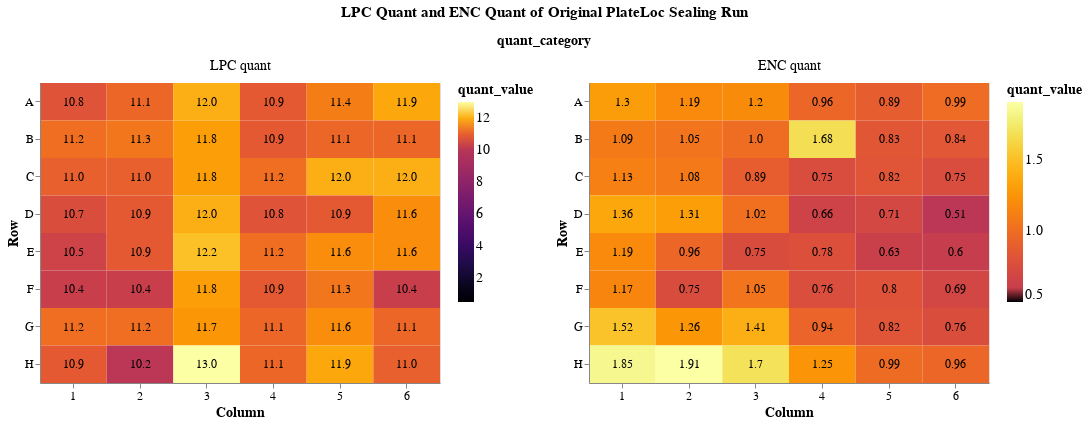

This figure's notebook cell:
### Code cell
heatmap = alt.Chart(plateloc_pq).mark_rect().encode(
    x=alt.X('en_column:O', 
            title='Column', 
            axis=alt.Axis(labelAngle=0)
           ),
    y=alt.Y('en_row:O', 
            title='Row'
           ),
    color=alt.Color('quant_value:Q', scale=alt.Scale(scheme='inferno', domainMid=0.5))
    
).properties(
    width=400,
    height=300
)

text = alt.Chart(plateloc_pq).mark_text( baseline='middle', color='black', size=12, lineBreak='\n').encode(
    x=alt.X('en_column:O', 
            title='Column', 
            axis=alt.Axis(labelAngle=0)
           ),
    y=alt.Y('en_row:O', 
            title='Row'
           ),
    text=alt.Text('label:N')
)

alt.layer(heatmap, text, data= plateloc_pq, width=600, height = 500).facet(
    alt.Facet('quant_category:N', sort = ['LPC quant ', 'ENC quant']), 
    columns = 2,
    title=alt.TitleParams(f'LPC Quant and ENC Quant of Original PlateLoc Sealing Run',
                          anchor='middle',
                          fontSize=15,
                          dy=-10)
).resolve_scale(
     color = 'independent'
).resolve_axis(
    x='independent', y='independent'
).configure_axis(
    titleFontSize=14,
    labelFontSize=12
).configure_legend(
    titleFontSize=14,
    labelFontSize=14
).configure_facet(
    spacing=20
).configure_header(
    titleFontSize=14,
   labelFontSize=14
)

### Figure 1 — Vega-Lite specification as saved in the notebook (floating-point values rounded to 4 significant figures)
{"config": {"view": {"continuousWidth": 400, "continuousHeight": 300}, "axis": {"labelFontSize": 12, "titleFontSize": 14}, "facet": {"spacing": 20}, "header": {"labelFontSize": 14, "titleFontSize": 14}, "legend": {"labelFontSize": 14, "titleFontSize": 14}}, "data": {"name": "data-7781094c8650be0d02686ff9572d7d5f"}, "facet": {"type": "nominal", "field": "quant_category", "sort": ["LPC quant ", "ENC quant"]}, "spec": {"layer": [{"mark": "rect", "encoding": {"color": {"type": "quantitative", "field": "quant_value", "scale": {"domainMid": 0.5, "scheme": "inferno"}}, "x": {"type": "ordinal", "axis": {"labelAngle": 0}, "field": "en_column", "title": "Column"}, "y": {"type": "ordinal", "field": "en_row", "title": "Row"}}, "height": 300, "width": 400}, {"mark": {"type": "text", "baseline": "middle", "color": "black", "lineBreak": "\n", "size": 12}, "encoding": {"text": {"type": "nominal", "field": "label"}, "x": {"type": "ordinal", "axis": {"labelAngle": 0}, "field": "en_column", "title": "Column"}, "y": {"type": "ordinal", "field": "en_row", "title": "Row"}}}], "height": 500, "width": 600}, "columns": 2, "resolve": {"axis": {"x": "independent", "y": "independent"}, "scale": {"color": "independent"}}, "title": {"text": "LPC Quant and ENC Quant of Original PlateLoc Sealing Run", "anchor": "middle", "dy": -10, "fontSize": 15}, "$schema": "https://vega.github.io/schema/vega-lite/v4.8.1.json", "datasets": {"data-7781094c8650be0d02686ff9572d7d5f": [{"sealing_method": "PlateLoc", "sta_id": "STA00017", "quant_category": "LPC quant ", "test": "original run", "data_category": "final", "well": "A1", "quant_value": 10.8, "en_row": "A", "en_column": 1, "label": "10.8"}, {"sealing_method": "PlateLoc", "sta_id": "STA00017", "quant_category": "LPC quant ", "test": "original run", "data_category": "final", "well": "B1", "quant_value": 11.2, "en_row": "B", "en_column": 1, "label": "11.2"}, {"sealing_method": "PlateLoc", "sta_id": "STA00017", "quant_category": "LPC quant ", "test": "original run", "data_category": "final", "well": "C1", "quant_value": 11.0, "en_row": "C", "en_column": 1, "label": "11.0"}, {"sealing_method": "PlateLoc", "sta_id": "STA00017", "quant_category": "LPC quant ", "test": "original run", "data_category": "final", "well": "D1", "quant_value": 10.7, "en_row": "D", "en_column": 1, "label": "10.7"}, {"sealing_method": "PlateLoc", "sta_id": "STA00017", "quant_category": "LPC quant ", "test": "original run", "data_category": "final", "well": "E1", "quant_value": 10.5, "en_row": "E", "en_column": 1, "label": "10.5"}, {"sealing_method": "PlateLoc", "sta_id": "STA00017", "quant_category": "LPC quant ", "test": "original run", "data_category": "final", "well": "F1", "quant_value": 10.4, "en_row": "F", "en_column": 1, "label": "10.4"}, {"sealing_method": "PlateLoc", "sta_id": "STA00017", "quant_category": "LPC quant ", "test": "original run", "data_category": "final", "well": "G1", "quant_value": 11.2, "en_row": "G", "en_column": 1, "label": "11.2"}, {"sealing_method": "PlateLoc", "sta_id": "STA00017", "quant_category": "LPC quant ", "test": "original run", "data_category": "final", "well": "H1", "quant_value": 10.9, "en_row": "H", "en_column": 1, "label": "10.9"}, {"sealing_method": "PlateLoc", "sta_id": "STA00017", "quant_category": "LPC quant ", "test": "original run", "data_category": "final", "well": "A2", "quant_value": 11.1, "en_row": "A", "en_column": 2, "label": "11.1"}, {"sealing_method": "PlateLoc", "sta_id": "STA00017", "quant_category": "LPC quant ", "test": "original run", "data_category": "final", "well": "B2", "quant_value": 11.3, "en_row": "B", "en_column": 2, "label": "11.3"}, {"sealing_method": "PlateLoc", "sta_id": "STA00017", "quant_category": "LPC quant ", "test": "original run", "data_category": "final", "well": "C2", "quant_value": 11.0, "en_row": "C", "en_column": 2, "label": "11.0"}, {"sealing_method": "PlateLoc", "sta_id": "STA00017", "quant_category": "LPC quant ", "test": "original run", "data_category": "final", "well": "D2", "quant_value": 10.9, "en_row": "D", "en_column": 2, "label": "10.9"}, {"sealing_method": "PlateLoc", "sta_id": "STA00017", "quant_category": "LPC quant ", "test": "original run", "data_category": "final", "well": "E2", "quant_value": 10.9, "en_row": "E", "en_column": 2, "label": "10.9"}, {"sealing_method": "PlateLoc", "sta_id": "STA00017", "quant_category": "LPC quant ", "test": "original run", "data_category": "final", "well": "F2", "quant_value": 10.4, "en_row": "F", "en_column": 2, "label": "10.4"}, {"sealing_method": "PlateLoc", "sta_id": "STA00017", "quant_category": "LPC quant ", "test": "original run", "data_category": "final", "well": "G2", "quant_value": 11.2, "en_row": "G", "en_column": 2, "label": "11.2"}, {"sealing_method": "PlateLoc", "sta_id": "STA00017", "quant_category": "LPC quant ", "test": "original run", "data_category": "final", "well": "H2", "quant_value": 10.2, "en_row": "H", "en_column": 2, "label": "10.2"}, {"sealing_method": "PlateLoc", "sta_id": "STA00017", "quant_category": "LPC quant ", "test": "original run", "data_category": "final", "well": "A3", "quant_value": 12.0, "en_row": "A", "en_column": 3, "label": "12.0"}, {"sealing_method": "PlateLoc", "sta_id": "STA00017", "quant_category": "LPC quant ", "test": "original run", "data_category": "final", "well": "B3", "quant_value": 11.8, "en_row": "B", "en_column": 3, "label": "11.8"}, {"sealing_method": "PlateLoc", "sta_id": "STA00017", "quant_category": "LPC quant ", "test": "original run", "data_category": "final", "well": "C3", "quant_value": 11.8, "en_row": "C", "en_column": 3, "label": "11.8"}, {"sealing_method": "PlateLoc", "sta_id": "STA00017", "quant_category": "LPC quant ", "test": "original run", "data_category": "final", "well": "D3", "quant_value": 12.0, "en_row": "D", "en_column": 3, "label": "12.0"}, {"sealing_method": "PlateLoc", "sta_id": "STA00017", "quant_category": "LPC quant ", "test": "original run", "data_category": "final", "well": "E3", "quant_value": 12.2, "en_row": "E", "en_column": 3, "label": "12.2"}, {"sealing_method": "PlateLoc", "sta_id": "STA00017", "quant_category": "LPC quant ", "test": "original run", "data_category": "final", "well": "F3", "quant_value": 11.8, "en_row": "F", "en_column": 3, "label": "11.8"}, {"sealing_method": "PlateLoc", "sta_id": "STA00017", "quant_category": "LPC quant ", "test": "original run", "data_category": "final", "well": "G3", "quant_value": 11.7, "en_row": "G", "en_column": 3, "label": "11.7"}, {"sealing_method": "PlateLoc", "sta_id": "STA00017", "quant_category": "LPC quant ", "test": "original run", "data_category": "final", "well": "H3", "quant_value": 13.0, "en_row": "H", "en_column": 3, "label": "13.0"}, {"sealing_method": "PlateLoc", "sta_id": "STA00017", "quant_category": "LPC quant ", "test": "original run", "data_category": "final", "well": "A4", "quant_value": 10.9, "en_row": "A", "en_column": 4, "label": "10.9"}, {"sealing_method": "PlateLoc", "sta_id": "STA00017", "quant_category": "LPC quant ", "test": "original run", "data_category": "final", "well": "B4", "quant_value": 10.9, "en_row": "B", "en_column": 4, "label": "10.9"}, {"sealing_method": "PlateLoc", "sta_id": "STA00017", "quant_category": "LPC quant ", "test": "original run", "data_category": "final", "well": "C4", "quant_value": 11.2, "en_row": "C", "en_column": 4, "label": "11.2"}, {"sealing_method": "PlateLoc", "sta_id": "STA00017", "quant_category": "LPC quant ", "test": "original run", "data_category": "final", "well": "D4", "quant_value": 10.8, "en_row": "D", "en_column": 4, "label": "10.8"}, {"sealing_method": "PlateLoc", "sta_id": "STA00017", "quant_category": "LPC quant ", "test": "original run", "data_category": "final", "well": "E4", "quant_value": 11.2, "en_row": "E", "en_column": 4, "label": "11.2"}, {"sealing_method": "PlateLoc", "sta_id": "STA00017", "quant_category": "LPC quant ", "test": "original run", "data_category": "final", "well": "F4", "quant_value": 10.9, "en_row": "F", "en_column": 4, "label": "10.9"}, {"sealing_method": "PlateLoc", "sta_id": "STA00017", "quant_category": "LPC quant ", "test": "original run", "data_category": "final", "well": "G4", "quant_value": 11.1, "en_row": "G", "en_column": 4, "label": "11.1"}, {"sealing_method": "PlateLoc", "sta_id": "STA00017", "quant_category": "LPC quant ", "test": "original run", "data_category": "final", "well": "H4", "quant_value": 11.1, "en_row": "H", "en_column": 4, "label": "11.1"}, {"sealing_method": "PlateLoc", "sta_id": "STA00017", "quant_category": "LPC quant ", "test": "original run", "data_category": "final", "well": "A5", "quant_value": 11.4, "en_row": "A", "en_column": 5, "label": "11.4"}, {"sealing_method": "PlateLoc", "sta_id": "STA00017", "quant_category": "LPC quant ", "test": "original run", "data_category": "final", "well": "B5", "quant_value": 11.1, "en_row": "B", "en_column": 5, "label": "11.1"}, {"sealing_method": "PlateLoc", "sta_id": "STA00017", "quant_category": "LPC quant ", "test": "original run", "data_category": "final", "well": "C5", "quant_value": 12.0, "en_row": "C", "en_column": 5, "label": "12.0"}, {"sealing_method": "PlateLoc", "sta_id": "STA00017", "quant_category": "LPC quant ", "test": "original run", "data_category": "final", "well": "D5", "quant_value": 10.9, "en_row": "D", "en_column": 5, "label": "10.9"}, {"sealing_method": "PlateLoc", "sta_id": "STA00017", "quant_category": "LPC quant ", "test": "original run", "data_category": "final", "well": "E5", "quant_value": 11.6, "en_row": "E", "en_column": 5, "label": "11.6"}, {"sealing_method": "PlateLoc", "sta_id": "STA00017", "quant_category": "LPC quant ", "test": "original run", "data_category": "final", "well": "F5", "quant_value": 11.3, "en_row": "F", "en_column": 5, "label": "11.3"}, {"sealing_method": "PlateLoc", "sta_id": "STA00017", "quant_category": "LPC quant ", "test": "original run", "data_category": "final", "well": "G5", "quant_value": 11.6, "en_row": "G", "en_column": 5, "label": "11.6"}, {"sealing_method": "PlateLoc", "sta_id": "STA00017", "quant_category": "LPC quant ", "test": "original run", "data_category": "final", "well": "H5", "quant_value": 11.9, "en_row": "H", "en_column": 5, "label": "11.9"}, {"sealing_method": "PlateLoc", "sta_id": "STA00017", "quant_category": "LPC quant ", "test": "original run", "data_category": "final", "well": "A6", "quant_value": 11.9, "en_row": "A", "en_column": 6, "label": "11.9"}, {"sealing_method": "PlateLoc", "sta_id": "STA00017", "quant_category": "LPC quant ", "test": "original run", "data_category": "final", "well": "B6", "quant_value": 11.1, "en_row": "B", "en_column": 6, "label": "11.1"}, {"sealing_method": "PlateLoc", "sta_id": "STA00017", "quant_category": "LPC quant ", "test": "original run", "data_category": "final", "well": "C6", "quant_value": 12.0, "en_row": "C", "en_column": 6, "label": "12.0"}, {"sealing_method": "PlateLoc", "sta_id": "STA00017", "quant_category": "LPC quant ", "test": "original run", "data_category": "final", "well": "D6", "quant_value": 11.6, "en_row": "D", "en_column": 6, "label": "11.6"}, {"sealing_method": "PlateLoc", "sta_id": "STA00017", "quant_category": "LPC quant ", "test": "original run", "data_category": "final", "well": "E6", "quant_value": 11.6, "en_row": "E", "en_column": 6, "label": "11.6"}, {"sealing_method": "PlateLoc", "sta_id": "STA00017", "quant_category": "LPC quant ", "test": "original run", "data_category": "final", "well": "F6", "quant_value": 10.4, "en_row": "F", "en_column": 6, "label": "10.4"}, {"sealing_method": "PlateLoc", "sta_id": "STA00017", "quant_category": "LPC quant ", "test": "original run", "data_category": "final", "well": "G6", "quant_value": 11.1, "en_row": "G", "en_column": 6, "label": "11.1"}, {"sealing_method": "PlateLoc", "sta_id": "STA00017", "quant_category": "LPC quant ", "test": "original run", "data_category": "final", "well": "H6", "quant_value": 11.0, "en_row": "H", "en_column": 6, "label": "11.0"}, {"sealing_method": "PlateLoc", "sta_id": "STA00017", "quant_category": "ENC quant", "test": "original run", "data_category": null, "well": "A1", "quant_value": 1.3, "en_row": "A", "en_column": 1, "label": "1.3"}, {"sealing_method": "PlateLoc", "sta_id": "STA00017", "quant_category": "ENC quant", "test": "original run", "data_category": null, "well": "B1", "quant_value": 1.09, "en_row": "B", "en_column": 1, "label": "1.09"}, {"sealing_method": "PlateLoc", "sta_id": "STA00017", "quant_category": "ENC quant", "test": "original run", "data_category": null, "well": "C1", "quant_value": 1.13, "en_row": "C", "en_column": 1, "label": "1.13"}, {"sealing_method": "PlateLoc", "sta_id": "STA00017", "quant_category": "ENC quant", "test": "original run", "data_category": null, "well": "D1", "quant_value": 1.36, "en_row": "D", "en_column": 1, "label": "1.36"}, {"sealing_method": "PlateLoc", "sta_id": "STA00017", "quant_category": "ENC quant", "test": "original run", "data_category": null, "well": "E1", "quant_value": 1.19, "en_row": "E", "en_column": 1, "label": "1.19"}, {"sealing_method": "PlateLoc", "sta_id": "STA00017", "quant_category": "ENC quant", "test": "original run", "data_category": null, "well": "F1", "quant_value": 1.17, "en_row": "F", "en_column": 1, "label": "1.17"}, {"sealing_method": "PlateLoc", "sta_id": "STA00017", "quant_category": "ENC quant", "test": "original run", "data_category": null, "well": "G1", "quant_value": 1.52, "en_row": "G", "en_column": 1, "label": "1.52"}, {"sealing_method": "PlateLoc", "sta_id": "STA00017", "quant_category": "ENC quant", "test": "original run", "data_category": null, "well": "H1", "quant_value": 1.85, "en_row": "H", "en_column": 1, "label": "1.85"}, {"sealing_method": "PlateLoc", "sta_id": "STA00017", "quant_category": "ENC quant", "test": "original run", "data_category": null, "well": "A2", "quant_value": 1.19, "en_row": "A", "en_column": 2, "label": "1.19"}, {"sealing_method": "PlateLoc", "sta_id": "STA00017", "quant_category": "ENC quant", "test": "original run", "data_category": null, "well": "B2", "quant_value": 1.05, "en_row": "B", "en_column": 2, "label": "1.05"}, {"sealing_method": "PlateLoc", "sta_id": "STA00017", "quant_category": "ENC quant", "test": "original run", "data_category": null, "well": "C2", "quant_value": 1.08, "en_row": "C", "en_column": 2, "label": "1.08"}, {"sealing_method": "PlateLoc", "sta_id": "STA00017", "quant_category": "ENC quant", "test": "original run", "data_category": null, "well": "D2", "quant_value": 1.31, "en_row": "D", "en_column": 2, "label": "1.31"}, {"sealing_method": "PlateLoc", "sta_id": "STA00017", "quant_category": "ENC quant", "test": "original run", "data_category": null, "well": "E2", "quant_value": 0.956, "en_row": "E", "en_column": 2, "label": "0.96"}, {"sealing_method": "PlateLoc", "sta_id": "STA00017", "quant_category": "ENC quant", "test": "original run", "data_category": null, "well": "F2", "quant_value": 0.748, "en_row": "F", "en_column": 2, "label": "0.75"}, {"sealing_method": "PlateLoc", "sta_id": "STA00017", "quant_category": "ENC quant", "test": "original run", "data_category": null, "well": "G2", "quant_value": 1.26, "en_row": "G", "en_column": 2, "label": "1.26"}, {"sealing_method": "PlateLoc", "sta_id": "STA00017", "quant_category": "ENC quant", "test": "original run", "data_category": null, "well": "H2", "quant_value": 1.91, "en_row": "H", "en_column": 2, "label": "1.91"}, {"sealing_method": "PlateLoc", "sta_id": "STA00017", "quant_category": "ENC quant", "test": "original run", "data_category": null, "well": "A3", "quant_value": 1.2, "en_row": "A", "en_column": 3, "label": "1.2"}, {"sealing_method": "PlateLoc", "sta_id": "STA00017", "quant_category": "ENC quant", "test": "original run", "data_category": null, "well": "B3", "quant_value": 1.0, "en_row": "B", "en_column": 3, "label": "1.0"}, {"sealing_method": "PlateLoc", "sta_id": "STA00017", "quant_category": "ENC quant", "test": "original run", "data_category": null, "well": "C3", "quant_value": 0.89, "en_row": "C", "en_column": 3, "label": "0.89"}, {"sealing_method": "PlateLoc", "sta_id": "STA00017", "quant_category": "ENC quant", "test": "original run", "data_category": null, "well": "D3", "quant_value": 1.02, "en_row": "D", "en_column": 3, "label": "1.02"}, {"sealing_method": "PlateLoc", "sta_id": "STA00017", "quant_category": "ENC quant", "test": "original run", "data_category": null, "well": "E3", "quant_value": 0.747, "en_row": "E", "en_column": 3, "label": "0.75"}, {"sealing_method": "PlateLoc", "sta_id": "STA00017", "quant_category": "ENC quant", "test": "original run", "data_category": null, "well": "F3", "quant_value": 1.05, "en_row": "F", "en_column": 3, "label": "1.05"}, {"sealing_method": "PlateLoc", "sta_id": "STA00017", "quant_category": "ENC quant", "test": "original run", "data_category": null, "well": "G3", "quant_value": 1.41, "en_row": "G", "en_column": 3, "label": "1.41"}, {"sealing_method": "PlateLoc", "sta_id": "STA00017", "quant_category": "ENC quant", "test": "original run", "data_category": null, "well": "H3", "quant_value": 1.7, "en_row": "H", "en_column": 3, "label": "1.7"}, {"sealing_method": "PlateLoc", "sta_id": "STA00017", "quant_category": "ENC quant", "test": "original run", "data_category": null, "well": "A4", "quant_value": 0.961, "en_row": "A", "en_column": 4, "label": "0.96"}, {"sealing_method": "PlateLoc", "sta_id": "STA00017", "quant_category": "ENC quant", "test": "original run", "data_category": null, "well": "B4", "quant_value": 1.68, "en_row": "B", "en_column": 4, "label": "1.68"}, {"sealing_method": "PlateLoc", "sta_id": "STA00017", "quant_category": "ENC quant", "test": "original run", "data_category": null, "well": "C4", "quant_value": 0.754, "en_row": "C", "en_column": 4, "label": "0.75"}, {"sealing_method": "PlateLoc", "sta_id": "STA00017", "quant_category": "ENC quant", "test": "original run", "data_category": null, "well": "D4", "quant_value": 0.665, "en_row": "D", "en_column": 4, "label": "0.66"}, {"sealing_method": "PlateLoc", "sta_id": "STA00017", "quant_category": "ENC quant", "test": "original run", "data_category": null, "well": "E4", "quant_value": 0.779, "en_row": "E", "en_column": 4, "label": "0.78"}, {"sealing_method": "PlateLoc", "sta_id": "STA00017", "quant_category": "ENC quant", "test": "original run", "data_category": null, "well": "F4", "quant_value": 0.76, "en_row": "F", "en_column": 4, "label": "0.76"}, {"sealing_method": "PlateLoc", "sta_id": "STA00017", "quant_category": "ENC quant", "test": "original run", "data_category": null, "well": "G4", "quant_value": 0.942, "en_row": "G", "en_column": 4, "label": "0.94"}, {"sealing_method": "PlateLoc", "sta_id": "STA00017", "quant_category": "ENC quant", "test": "original run", "data_category": null, "well": "H4", "quant_value": 1.25, "en_row": "H", "en_column": 4, "label": "1.25"}, {"sealing_method": "PlateLoc", "sta_id": "STA00017", "quant_category": "ENC quant", "test": "original run", "data_category": null, "well": "A5", "quant_value": 0.888, "en_row": "A", "en_column": 5, "label": "0.89"}, {"sealing_method": "PlateLoc", "sta_id": "STA00017", "quant_category": "ENC quant", "test": "original run", "data_category": null, "well": "B5", "quant_value": 0.832, "en_row": "B", "en_column": 5, "label": "0.83"}, {"sealing_method": "PlateLoc", "sta_id": "STA00017", "quant_category": "ENC quant", "test": "original run", "data_category": null, "well": "C5", "quant_value": 0.821, "en_row": "C", "en_column": 5, "label": "0.82"}, {"sealing_method": "PlateLoc", "sta_id": "STA00017", "quant_category": "ENC quant", "test": "original run", "data_category": null, "well": "D5", "quant_value": 0.708, "en_row": "D", "en_column": 5, "label": "0.71"}, {"sealing_method": "PlateLoc", "sta_id": "STA00017", "quant_category": "ENC quant", "test": "original run", "data_category": null, "well": "E5", "quant_value": 0.626, "en_row": "E", "en_column": 5, "label": "0.63"}, {"sealing_method": "PlateLoc", "sta_id": "STA00017", "quant_category": "ENC quant", "test": "original run", "data_category": null, "well": "F5", "quant_value": 0.795, "en_row": "F", "en_column": 5, "label": "0.8"}, {"sealing_method": "PlateLoc", "sta_id": "STA00017", "quant_category": "ENC quant", "test": "original run", "data_category": null, "well": "G5", "quant_value": 0.817, "en_row": "G", "en_column": 5, "label": "0.82"}, {"sealing_method": "PlateLoc", "sta_id": "STA00017", "quant_category": "ENC quant", "test": "original run", "data_category": null, "well": "H5", "quant_value": 0.987, "en_row": "H", "en_column": 5, "label": "0.99"}, {"sealing_method": "PlateLoc", "sta_id": "STA00017", "quant_category": "ENC quant", "test": "original run", "data_category": null, "well": "A6", "quant_value": 0.993, "en_row": "A", "en_column": 6, "label": "0.99"}, {"sealing_method": "PlateLoc", "sta_id": "STA00017", "quant_category": "ENC quant", "test": "original run", "data_category": null, "well": "B6", "quant_value": 0.837, "en_row": "B", "en_column": 6, "label": "0.84"}, {"sealing_method": "PlateLoc", "sta_id": "STA00017", "quant_category": "ENC quant", "test": "original run", "data_category": null, "well": "C6", "quant_value": 0.751, "en_row": "C", "en_column": 6, "label": "0.75"}, {"sealing_method": "PlateLoc", "sta_id": "STA00017", "quant_category": "ENC quant", "test": "original run", "data_category": null, "well": "D6", "quant_value": 0.508, "en_row": "D", "en_column": 6, "label": "0.51"}, {"sealing_method": "PlateLoc", "sta_id": "STA00017", "quant_category": "ENC quant", "test": "original run", "data_category": null, "well": "E6", "quant_value": 0.596, "en_row": "E", "en_column": 6, "label": "0.6"}, {"sealing_method": "PlateLoc", "sta_id": "STA00017", "quant_category": "ENC quant", "test": "original run", "data_category": null, "well": "F6", "quant_value": 0.694, "en_row": "F", "en_column": 6, "label": "0.69"}, {"sealing_method": "PlateLoc", "sta_id": "STA00017", "quant_category": "ENC quant", "test": "original run", "data_category": null, "well": "G6", "quant_value": 0.757, "en_row": "G", "en_column": 6, "label": "0.76"}, {"sealing_method": "PlateLoc", "sta_id": "STA00017", "quant_category": "ENC quant", "test": "original run", "data_category": null, "well": "H6", "quant_value": 0.958, "en_row": "H", "en_column": 6, "label": "0.96"}]}}
